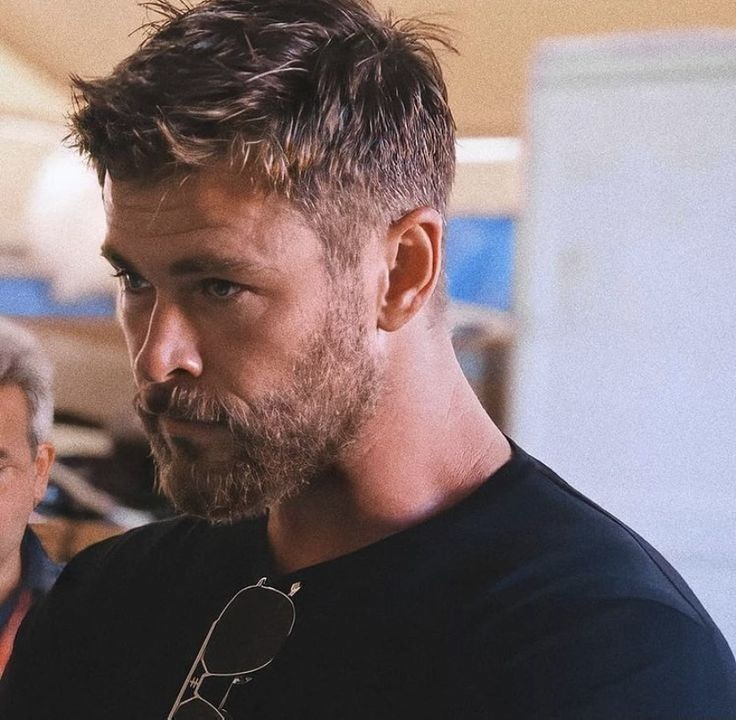
#> input picture watermarked_image.webp, 736 x 720 px
$ python dwt_dct_svd_watermarking.py
#> lines starting #> are read from the running program, lines starting #| are printed output that depends on the picture
#> the answer given: 1
#> the answer given: watermarked_image.webp
#> the answer given: watermarked_image.webp
import numpy as np
from PIL import Image
import pywt
import cv2
from scipy.linalg import svd
from scipy.stats import pearsonr
import os
from tkinter import Tk, filedialog

def load_and_resize_image(image_path, size):
    """Load and resize an image (watermark) to match the size of the LL subband."""
    img = Image.open(image_path).convert("L")  # Convert to grayscale
    return img.resize(size, Image.Resampling.LANCZOS)  # Resize the image

def apply_dwt_dct(image):
    """Apply DWT and DCT to an image."""
    coeffs2 = pywt.dwt2(image, 'haar')
    LL, (LH, HL, HH) = coeffs2
    dct_LL = cv2.dct(LL)  # Apply DCT to LL subband
    return dct_LL, (LH, HL, HH)

def apply_idwt_dct(dct_LL, subbands):
    """Apply inverse DCT and DWT to reconstruct an image."""
    LL = cv2.idct(dct_LL)  # Inverse DCT
    return pywt.idwt2((LL, subbands), 'haar')

def embed_watermark(image_path, watermark_image_path, output_path, alpha=0.1):
    """Embed the watermark using DWT + DCT + SVD."""
#> called with image_path = 'watermarked_image.webp', watermark_image_path = 'watermarked_image.webp', output_path = 'watermarked_image.webp', alpha = 0.1
    img = Image.open(image_path).convert("RGB")  # Load image in color (RGB)
#> img is the input picture: PIL image 736x720 RGB; mean R, G, B 126.2, 111, 112.1
    img_array = np.array(img, dtype=np.float32)

    # Split the image into its color channels
    red_channel = img_array[:, :, 0]
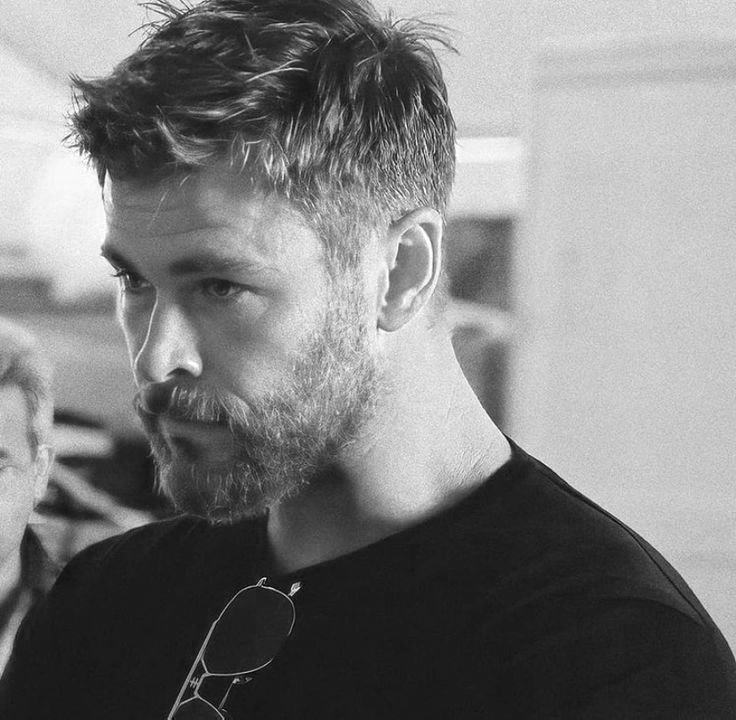
#> red_channel: shape (720, 736) float32; min 0, max 255, mean 126.2
    green_channel = img_array[:, :, 1]
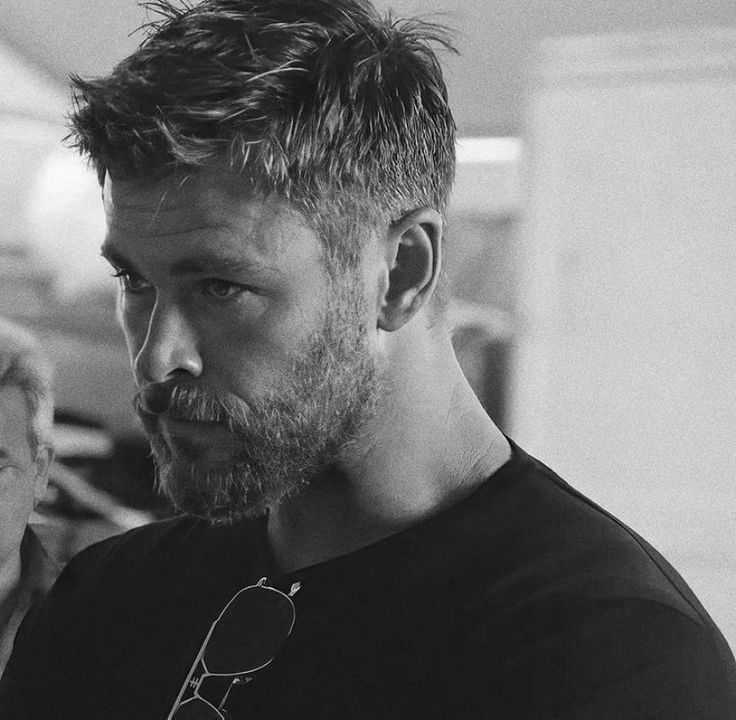
#> green_channel: shape (720, 736) float32; min 0, max 253, mean 111
    blue_channel = img_array[:, :, 2]
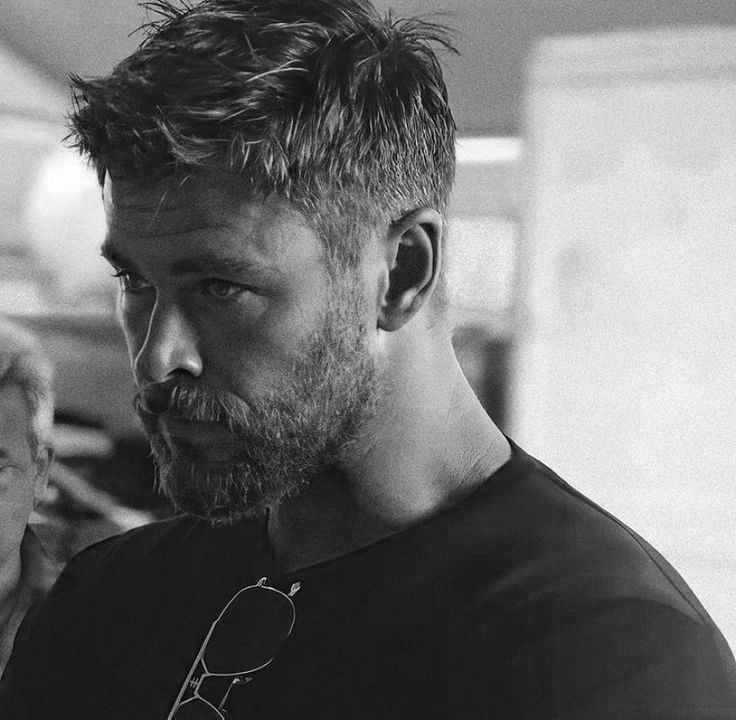
#> blue_channel: shape (720, 736) float32; min 0, max 255, mean 112.1

    # Apply DWT + DCT + SVD to each channel
    def embed_channel(channel):
        dct_LL, subbands = apply_dwt_dct(channel)
#> in apply_dwt_dct, `LL, (LH, HL, HH) = coeffs2`:
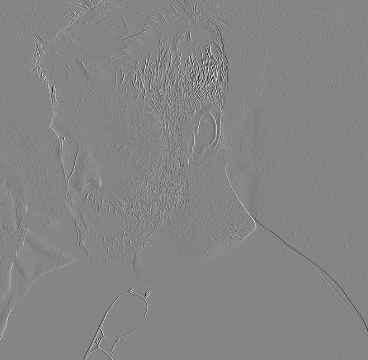
#> HL: shape (360, 368) float32; min -155, max 141.5, mean 0.1; drawn with min black and max white
        U, S, Vt = svd(dct_LL, full_matrices=False)
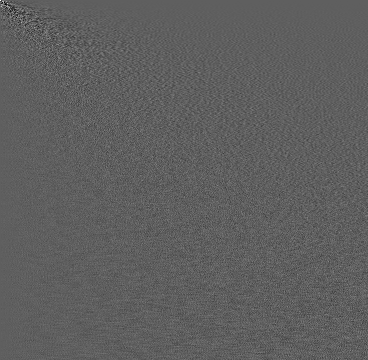
#> Vt: shape (360, 368) float32; min -0.579, max 0.971, mean -8.97e-05; drawn with min black and max white
#> S = 360 values, max 103038 at index 0, min 17.32 at index 359, mean 871.7
        watermark = load_and_resize_image(watermark_image_path, (len(S), 1))
        watermark_array = np.array(watermark, dtype=np.float32)
        watermark_array = (watermark_array - watermark_array.min()) / (watermark_array.max() - watermark_array.min())
        watermark_array = watermark_array.flatten()[:len(S)]
#> watermark_array = 360 values, max 1 at index 359, min 0 at index 100, mean 0.458
        S_marked = S + alpha * watermark_array
#> S_marked = 360 values, max 103038.1 at index 0, min 17.42 at index 359, mean 871.7
        dct_LL_marked = U @ np.diag(S_marked) @ Vt
        return apply_idwt_dct(dct_LL_marked, subbands)

    # Embed watermark in each channel
    red_marked = embed_channel(red_channel)
    green_marked = embed_channel(green_channel)
#> in embed_channel (call 2), `U, S, Vt = svd(dct_LL, full_matrices=False)`:
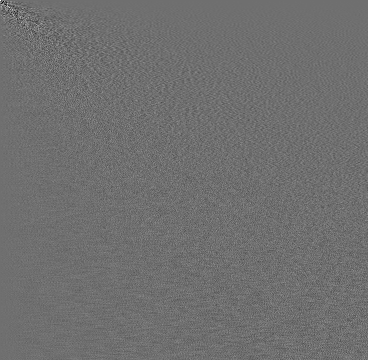
#> Vt: shape (360, 368) float32; min -0.734, max 0.941, mean -3.26e-05; drawn with min black and max white
#> in embed_channel (call 2), `U, S, Vt = svd(dct_LL, full_matrices=False)`: S = 360 values, max 92646.1 at index 0, min 16.4 at index 359, mean 794.4
#> in embed_channel (call 2), `S_marked = S + alpha * watermark_array`: S_marked = 360 values, max 92646.1 at index 0, min 16.5 at index 359, mean 794.4
    blue_marked = embed_channel(blue_channel)
#> in embed_channel (call 3), `U, S, Vt = svd(dct_LL, full_matrices=False)`:
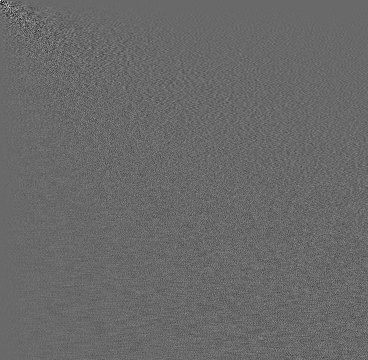
#> Vt: shape (360, 368) float32; min -0.649, max 0.918, mean -5.71e-05; drawn with min black and max white
#> in embed_channel (call 3), `U, S, Vt = svd(dct_LL, full_matrices=False)`: S = 360 values, max 95337.9 at index 0, min 16.08 at index 359, mean 812.2
#> in embed_channel (call 3), `S_marked = S + alpha * watermark_array`: S_marked = 360 values, max 95338 at index 0, min 16.18 at index 359, mean 812.2

    # Combine the channels back into a color image
    watermarked_img_array = np.stack([red_marked, green_marked, blue_marked], axis=-1)
    watermarked_img_array = np.clip(watermarked_img_array, 0, 255).astype(np.uint8)

    # Save the watermarked image
    watermarked_img = Image.fromarray(watermarked_img_array)
    watermarked_img.save(output_path, "WEBP", lossless=True)
    print("Watermark embedded successfully in color!")

# [75 lines left out: functions extract_watermark, detect_watermark, not called in this run]

def open_file_dialog(title):
    """Open a file dialog and return the selected file path."""
    root = Tk()
    root.withdraw()  # Hide the root window
    root.attributes("-topmost", True)  # Ensure the file dialog is always on top
    file_path = filedialog.askopenfilename(title=title)
    root.destroy()  # Destroy the root window after selection
    return file_path

if __name__ == "__main__":
    print("Welcome to the DWT + DCT + SVD Watermarking Tool!")
    print("1. Embed a watermark")
    print("2. Extract a watermark")
    print("3. Detect watermark presence")

    choice = input("Enter choice (1, 2, or 3): ").strip()

    if choice == "1":
        img_path = open_file_dialog("Select the ORIGINAL IMAGE (the image to be watermarked)")
        wm_path = open_file_dialog("Select the WATERMARK IMAGE (the image to embed as a watermark)")
        output_path = "watermarked_image.webp"
        embed_watermark(img_path, wm_path, output_path)
    elif choice == "2":
        wm_img_path = open_file_dialog("Select the WATERMARKED IMAGE (the image with the embedded watermark)")
        orig_img_path = open_file_dialog("Select the ORIGINAL IMAGE (the image before watermarking)")
        orig_wm_path = open_file_dialog("Select the ORIGINAL WATERMARK IMAGE (the watermark used during embedding)")
        extract_watermark(wm_img_path, orig_img_path, orig_wm_path, "extracted_watermark.webp")
    elif choice == "3":
        wm_img_path = open_file_dialog("Select the SUSPECTED WATERMARKED IMAGE (the image to check for watermark presence)")
        orig_img_path = open_file_dialog("Select the ORIGINAL IMAGE (the image before watermarking)")
        orig_wm_path = open_file_dialog("Select the ORIGINAL WATERMARK IMAGE (the watermark used during embedding)")
        detect_watermark(wm_img_path, orig_img_path, orig_wm_path)
    else:
        print("Invalid choice. Exiting.")
